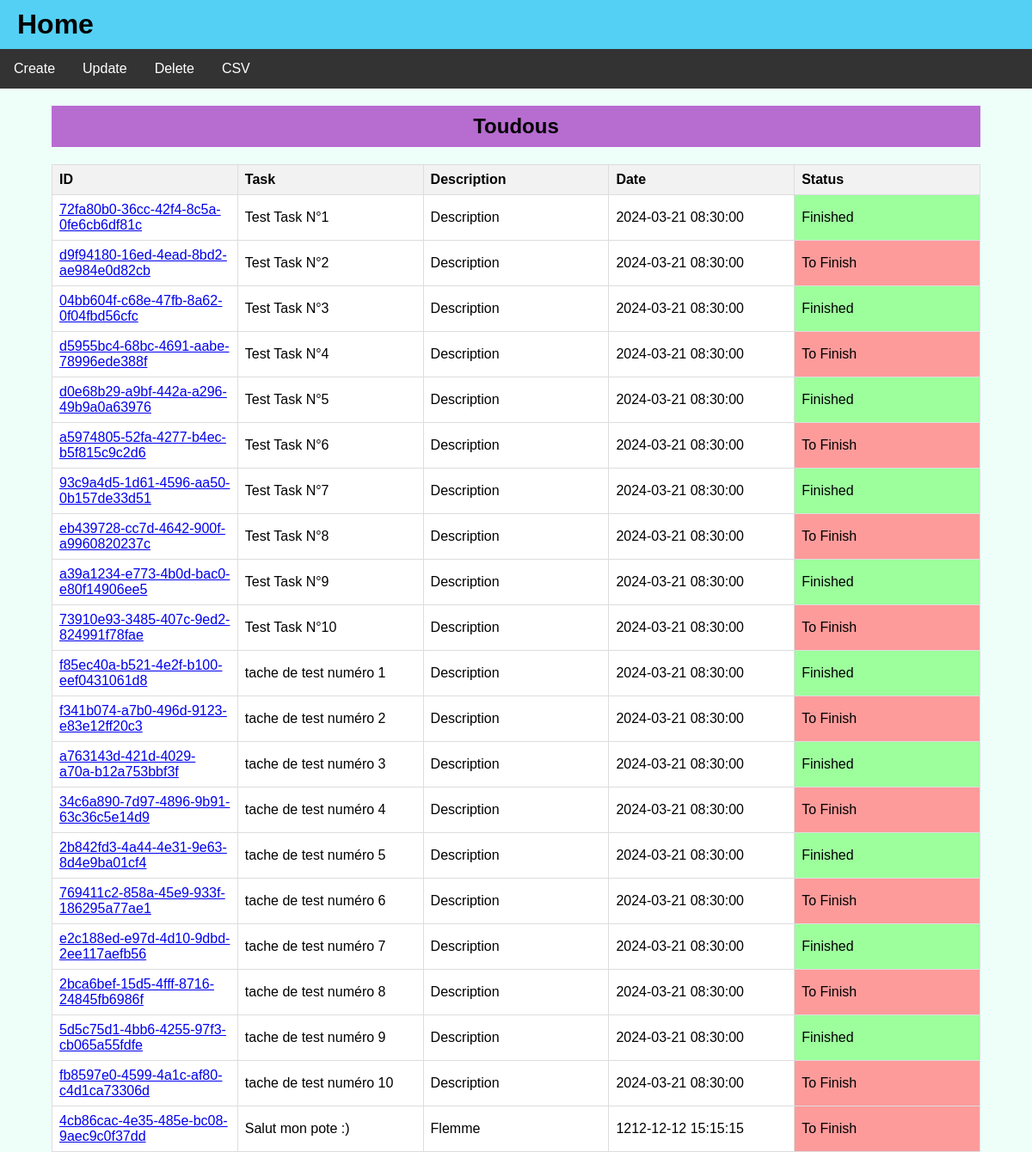
The page / on the database its author committed.
### tables this page shows
CREATE TABLE toudou (
	id CHAR(32) NOT NULL, 
	task VARCHAR NOT NULL, 
	description VARCHAR, 
	enddate DATETIME, 
	status BOOLEAN NOT NULL, 
	PRIMARY KEY (id)
);

### src/toudou/views.py (the view)
@app.route('/')
def index():
    todos = models.getAllTasks()
    return render_template("index.html", todos=todos)

### src/toudou/models.py (called while the page is built)
def init_db() -> None:
    if not db_exists():
        metadata.create_all(engine)

def db_exists():
    return os.path.exists(db_url)

def getAllTasks() -> list:
    init_db()
    with engine.begin() as conn:
        stmt = todos_table.select()
        result = conn.execute(stmt)
        todos = []
        for row in result.fetchall():
            todo = Todo(
                id=row[0],
                task=row[1],
                description=row[2],
                date=row[3],
                status=row[4]
            )
            todos.append(todo)
        return todos

### src/toudou/templates/index.html (shortened to what this page needs)
<!DOCTYPE html>
<html lang="en">
<head>
    <link rel="stylesheet" href="../static/styles.css">
</head>
<body>
    {% include 'toudou-navbar.html' %}
    <div class="table-container-index">
        <h2 class="toudous-table-title">Toudous</h2>
        {% include 'toudou-table.html' %}
    </div>
</body>
</html>

### src/toudou/templates/toudou-navbar.html
<h1><a href="{{ url_for('index') }}">Home</a></h1>
<nav>
    <ul>
        <li><a href="{{ url_for('show_create_form') }}">Create</a></li>
        <li><a href="{{ url_for('show_update_form') }}">Update</a></li>
        <li><a href="{{ url_for('show_delete_form') }}">Delete</a></li>
        <li><a href="{{ url_for('viewCSV') }}">CSV</a></li>
    </ul>
</nav>

### src/toudou/templates/toudou-table.html
<table id="taskTable">
    <thead>
        <tr>
            <th>ID</th>
            <th>Task</th>
            <th>Description</th>
            <th>Date</th>
            <th>Status</th>
        </tr>
    </thead>
    <tbody>
        {% for todo in todos %}
        <tr>
            <td><a href="{{ url_for('viewTodo', todoid=todo.id) }}">{{ todo.id }}</a></td>
            <td>{{ todo.task }}</td>
            <td>{{ todo.description }}</td>
            <td>{{ todo.date }}</td>
            <td class="{% if todo.status == false %} to-finish {% else %} finished {% endif %}">                {% if todo.status == false %}
                    To Finish
                {% else %}
                    Finished
                {% endif %}
            </td>
        </tr>
        {% endfor %}
    </tbody>
</table>

### src/toudou/static/styles.css (style rules this page uses)
body { font-family: Arial, sans-serif; margin: 0; padding: 0; background: #eefffa; }
h1 { background: #53d0f4; padding: 10px 10px 10px 20px; margin: 0; }
h1 > a { text-decoration: none; color:initial; }
.table-container-index { width: 90%; margin: 0 auto; }
table { width: 100%; border-collapse: collapse; table-layout: fixed; }
th, td { background: white; border: 1px solid #ddd; padding: 8px; text-align: left; max-width: 200px; overflow: hidden; white-space: nowrap; text-overflow: ellipsis; }
td:first-child { white-space: normal; text-overflow: initial; }
th { background-color: #f2f2f2; }
h2.toudous-table-title { background: #b76cd0; padding: 10px; text-align: center; }
nav { background-color: #333; overflow: hidden; }
nav ul { list-style-type: none; margin: 0; padding: 0; }
nav ul li { float: left; }
nav ul li a { display: block; color: white; text-align: center; padding: 14px 16px; text-decoration: none; }
.finished { background-color: #9cff9c; }
.to-finish { background-color: #fd9b9b; }

### rows shown on the page
toudou: id "72fa80b0-36cc-42f4-8c5a-0fe6cb6df81c", task "Test Task N°1", description "Description", date "2024-03-21 08:30:00", status "Finished"
toudou: id "d9f94180-16ed-4ead-8bd2-ae984e0d82cb", task "Test Task N°2", description "Description", date "2024-03-21 08:30:00", status "To Finish"
toudou: id "04bb604f-c68e-47fb-8a62-0f04fbd56cfc", task "Test Task N°3", description "Description", date "2024-03-21 08:30:00", status "Finished"
toudou: id "d5955bc4-68bc-4691-aabe-78996ede388f", task "Test Task N°4", description "Description", date "2024-03-21 08:30:00", status "To Finish"
toudou: id "d0e68b29-a9bf-442a-a296-49b9a0a63976", task "Test Task N°5", description "Description", date "2024-03-21 08:30:00", status "Finished"
toudou: id "a5974805-52fa-4277-b4ec-b5f815c9c2d6", task "Test Task N°6", description "Description", date "2024-03-21 08:30:00", status "To Finish"
toudou: id "93c9a4d5-1d61-4596-aa50-0b157de33d51", task "Test Task N°7", description "Description", date "2024-03-21 08:30:00", status "Finished"
toudou: id "eb439728-cc7d-4642-900f-a9960820237c", task "Test Task N°8", description "Description", date "2024-03-21 08:30:00", status "To Finish"
toudou: id "a39a1234-e773-4b0d-bac0-e80f14906ee5", task "Test Task N°9", description "Description", date "2024-03-21 08:30:00", status "Finished"
toudou: id "73910e93-3485-407c-9ed2-824991f78fae", task "Test Task N°10", description "Description", date "2024-03-21 08:30:00", status "To Finish"
toudou: id "f85ec40a-b521-4e2f-b100-eef0431061d8", task "tache de test numéro 1", description "Description", date "2024-03-21 08:30:00", status "Finished"
toudou: id "f341b074-a7b0-496d-9123-e83e12ff20c3", task "tache de test numéro 2", description "Description", date "2024-03-21 08:30:00", status "To Finish"
toudou: id "a763143d-421d-4029-a70a-b12a753bbf3f", task "tache de test numéro 3", description "Description", date "2024-03-21 08:30:00", status "Finished"
toudou: id "34c6a890-7d97-4896-9b91-63c36c5e14d9", task "tache de test numéro 4", description "Description", date "2024-03-21 08:30:00", status "To Finish"
toudou: id "2b842fd3-4a44-4e31-9e63-8d4e9ba01cf4", task "tache de test numéro 5", description "Description", date "2024-03-21 08:30:00", status "Finished"
toudou: id "769411c2-858a-45e9-933f-186295a77ae1", task "tache de test numéro 6", description "Description", date "2024-03-21 08:30:00", status "To Finish"
toudou: id "e2c188ed-e97d-4d10-9dbd-2ee117aefb56", task "tache de test numéro 7", description "Description", date "2024-03-21 08:30:00", status "Finished"
toudou: id "2bca6bef-15d5-4fff-8716-24845fb6986f", task "tache de test numéro 8", description "Description", date "2024-03-21 08:30:00", status "To Finish"
toudou: id "5d5c75d1-4bb6-4255-97f3-cb065a55fdfe", task "tache de test numéro 9", description "Description", date "2024-03-21 08:30:00", status "Finished"
toudou: id "fb8597e0-4599-4a1c-af80-c4d1ca73306d", task "tache de test numéro 10", description "Description", date "2024-03-21 08:30:00", status "To Finish"
toudou: id "4cb86cac-4e35-485e-bc08-9aec9c0f37dd", task "Salut mon pote :)", description "Flemme", date "1212-12-12 15:15:15", status "To Finish"
